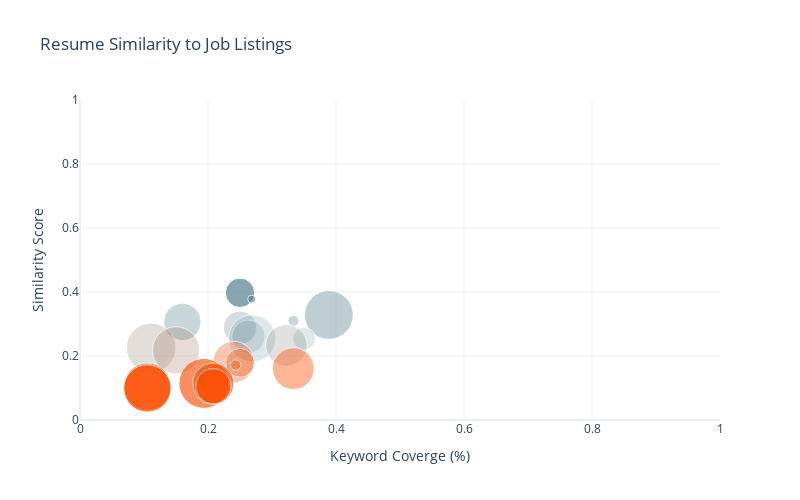

The code cell stored with this chart in its notebook:
### Code cell
# plot similarities to cover letter
plot_similarity_scores(df_cl)

### Figure 1 — Plotly figure (JSON) as saved in the notebook; plotly's stock layout.template omitted (floating-point values rounded to 4 significant figures)
{"data": [{"customdata": [["Sr. Data Analyst", "Ontario College Of Pharmacists Ordre des Pharmaciens de L Ontario", "Toronto, ON", 0.5866], ["Data Scientist", "Arup", "Toronto, ON", 0.1593], ["Data Scientist", "Wish", "Toronto, ON", 0.9771], ["Data Science Co-op (R&D) - Summer term", "Swift Medical", "Toronto, ON", 0.2216], ["Sr. IT Data Analyst", "TD Bank", "Toronto, ON", 0.7473], ["Senior Data Analyst", "Sun Life", "Toronto, ON", 0.6658], ["Manager, Machine Learning and Advanced Analytics", "MLSE", "Toronto, ON", 0.6655], ["Data Analyst - Operations", "Flair Airlines Ltd.", "Toronto, ON", 0.9452], ["Senior Product Manager, Growth Marketing & Analytics", "Angi", "Toronto, ON", 0.4542], ["Senior Data Scientist, Trust & Safety and Support Operations", "Thumbtack", "Toronto, ON", 0.8336], ["Sr. Manager/ Associate Director - Pricing Analytics", "Tiger Analytics", "Toronto, ON", 0], ["Scientist II, Data Extraction", "BenchSci", "Toronto, ON", 0.993], ["Senior Manager, Data and AI Risk", "Scotiabank", "Toronto, ON", 0.9467], ["Senior Machine Learning Engineer, NLP (Remote)", "BenchSci", "Toronto, ON", 0.8281], ["Senior, Forensic Technology", "EY", "Toronto, ON", 0.578], ["Data Science Manager - Contract", "Scotiabank", "Toronto, ON", 0.2113], ["ML Engineer", "Pinterest", "Toronto, ON", 0.838], ["Software Engineer AI/ ML- Co-Op (PEY/ Masters)", "Seismic", "Toronto, ON", 1], ["Senior Director, Liquidity Risk", "Healthcare of Ontario Pension Plan (HOOPP)", "Toronto, ON", 0.8211], ["Senior Director, Credit Risk", "Healthcare of Ontario Pension Plan (HOOPP)", "Toronto, ON", 0.7059], ["Senior Manager, Data & AI Risk", "Scotiabank", "Toronto, ON", 0.9462], ["Manager, Data & AI Risk", "Scotiabank", "Toronto, ON", 0.948]], "hovertemplate": "<b>Title:</b> %{customdata[0]}<br><b>Company:</b> %{customdata[1]}<br><b>Location:</b> %{customdata[2]}</br><b>Similarity:</b> %{y:,.2f}<br><b>Keyword Coverage:</b> %{x:,.2f}<br><b>Weighted Keyword Frequency:</b> %{customdata[3]:,.2f}<br><extra></extra>", "marker": {"color": [0.3975, 0.3776, 0.3283, 0.3097, 0.3066, 0.2884, 0.2603, 0.2551, 0.2544, 0.2336, 0.2316, 0.2255, 0.2176, 0.1812, 0.1787, 0.1717, 0.1607, 0.1144, 0.1138, 0.1055, 0.1042, 0.09854], "colorscale": [[0, "rgba(252,76,1,1.0)"], [0.25, "rgba(252,76,1,0.5)"], [0.5, "rgba(83,128,141,0.25)"], [0.75, "rgba(83,128,141,0.5)"], [1, "rgba(83,128,141,1.0)"]], "size": [29.33, 7.967, 48.85, 11.08, 37.37, 33.29, 33.27, 47.26, 22.71, 41.68, 0, 49.65, 47.33, 41.41, 28.9, 10.56, 41.9, 50, 41.05, 35.3, 47.31, 47.4]}, "mode": "markers", "type": "scatter", "x": [0.25, 0.2683, 0.3889, 0.3333, 0.16, 0.25, 0.2632, 0.2692, 0.35, 0.3226, 0.4, 0.1111, 0.15, 0.24, 0.25, 0.2432, 0.3333, 0.1935, 0.2083, 0.2083, 0.1053, 0.1053], "y": [0.3975, 0.3776, 0.3283, 0.3097, 0.3066, 0.2884, 0.2603, 0.2551, 0.2544, 0.2336, 0.2316, 0.2255, 0.2176, 0.1812, 0.1787, 0.1717, 0.1607, 0.1144, 0.1138, 0.1055, 0.1042, 0.09854]}], "layout": {"height": 500, "title": {"text": "Resume Similarity to Job Listings"}, "width": 800, "xaxis": {"range": [0, 1], "title": {"text": "Keyword Coverge (%)"}}, "yaxis": {"range": [0, 1], "title": {"text": "Similarity Score"}}}}
